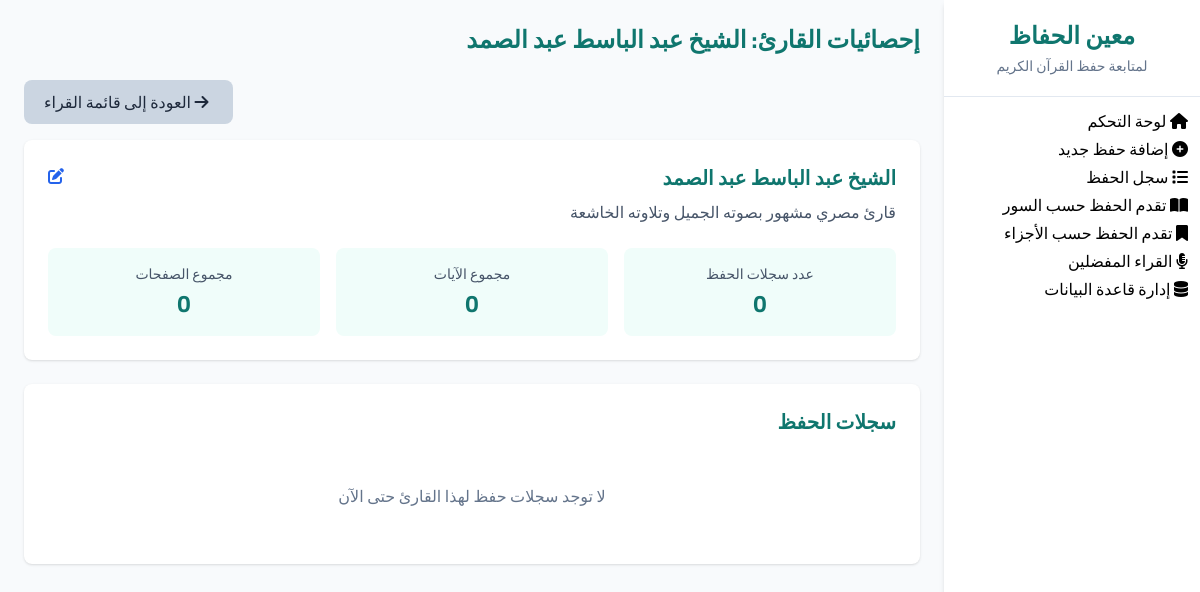
Page /reciter-stats/1 on the committed database.
### tables this page shows
CREATE TABLE reciters (
    id INTEGER PRIMARY KEY AUTOINCREMENT,
    name TEXT NOT NULL,
    info TEXT
);

### app.py (the view)
@app.route('/reciter-stats/<int:id>')
def reciter_stats(id):
    conn = get_db_connection()
    reciter = conn.execute('SELECT * FROM reciters WHERE id = ?', (id,)).fetchone()
    if not reciter:
        flash('القارئ غير موجود', 'error')
        conn.close()
        return redirect(url_for('reciters'))
    memorizations = conn.execute('''
        SELECT m.id, m.date, s.name as surah_name, m.start_verse, m.end_verse,
               (m.end_verse - m.start_verse + 1) as verse_count, m.pages, m.rating
        FROM memorization m
        JOIN surahs s ON m.surah_id = s.id
        WHERE m.reciter = ?
        ORDER BY m.date DESC
    ''', (reciter['name'],)).fetchall()
    total_verses = conn.execute('''
        SELECT SUM(end_verse - start_verse + 1) as total
        FROM memorization
        WHERE reciter = ?
    ''', (reciter['name'],)).fetchone()['total'] or 0
    total_pages = conn.execute('''
        SELECT SUM(pages) as total
        FROM memorization
        WHERE reciter = ?
    ''', (reciter['name'],)).fetchone()['total'] or 0
    surah_distribution = conn.execute('''
        SELECT s.name, COUNT(*) as count, SUM(m.end_verse - m.start_verse + 1) as verses
        FROM memorization m
        JOIN surahs s ON m.surah_id = s.id
        WHERE m.reciter = ?
        GROUP BY s.name
        ORDER BY count DESC
    ''', (reciter['name'],)).fetchall()
    conn.close()
    return render_template('reciter_stats.html',
                           reciter=reciter,
                           memorizations=memorizations,
                           total_verses=total_verses,
                           total_pages=total_pages,
                           surah_distribution=surah_distribution)

### app.py (called while the page is built)
def get_db_connection():
    conn = sqlite3.connect('database.db')
    conn.row_factory = sqlite3.Row
    return conn

### templates/reciter_stats.html (shortened to what this page needs)
{% extends "base.html" %}
{% block page_title %}إحصائيات القارئ: {{ reciter.name }}{% endblock %}
{% block content %}
<div class="flex justify-end mb-4">
    <a href="{{ url_for('reciters') }}" class="px-5 py-2.5 bg-slate-300 text-slate-800 rounded-lg hover:bg-slate-400 transition-all duration-300">
        <i class="fas fa-arrow-right mr-1"></i> العودة إلى قائمة القراء
    </a>
</div>
<div class="bg-white rounded-lg shadow p-6 mb-6">
    <div class="flex items-start justify-between mb-4">
        <div>
            <h3 class="text-xl font-bold text-primary">{{ reciter.name }}</h3>
            {% if reciter.info %}
                <p class="text-slate-600 mt-2">{{ reciter.info }}</p>
            {% endif %}
        </div>
        <a href="{{ url_for('edit_reciter', id=reciter.id) }}" class="text-blue-600 hover:text-blue-800" title="تعديل">
            <i class="fas fa-edit"></i>
        </a>
    </div>
    <div class="grid grid-cols-1 md:grid-cols-3 gap-4 mt-6">
        <div class="bg-teal-50 rounded-lg p-4 text-center">
            <h4 class="text-sm text-slate-600 mb-1">عدد سجلات الحفظ</h4>
            <p class="text-2xl font-bold text-primary">{{ memorizations|length }}</p>
        </div>
        <div class="bg-teal-50 rounded-lg p-4 text-center">
            <h4 class="text-sm text-slate-600 mb-1">مجموع الآيات</h4>
            <p class="text-2xl font-bold text-primary">{{ total_verses }}</p>
        </div>
        <div class="bg-teal-50 rounded-lg p-4 text-center">
            <h4 class="text-sm text-slate-600 mb-1">مجموع الصفحات</h4>
            <p class="text-2xl font-bold text-primary">{{ total_pages }}</p>
        </div>
    </div>
</div>
<div class="bg-white rounded-lg shadow p-6">
    <h3 class="text-xl font-bold text-primary mb-4">سجلات الحفظ</h3>
    {% if memorizations %}
        <div class="overflow-x-auto">
            <table class="min-w-full bg-white">
                <thead class="bg-slate-100">
                    <tr>
                        <th class="py-3 px-4 text-right">التاريخ</th>
                        <th class="py-3 px-4 text-right">السورة</th>
                        <th class="py-3 px-4 text-right">الآيات</th>
                        <th class="py-3 px-4 text-right">عدد الآيات</th>
                        <th class="py-3 px-4 text-right">الصفحات</th>
                        <th class="py-3 px-4 text-right">التقييم</th>
                    </tr>
                </thead>
                <tbody class="divide-y divide-slate-100">
                    {% for memo in memorizations %}
                        <tr class="hover:bg-slate-50">
                            <td class="py-3 px-4">{{ memo.date }}</td>
                            <td class="py-3 px-4">{{ memo.surah_name }}</td>
                            <td class="py-3 px-4">{{ memo.start_verse }} - {{ memo.end_verse }}</td>
                            <td class="py-3 px-4">{{ memo.verse_count }}</td>
                            <td class="py-3 px-4">{{ memo.pages or '-' }}</td>
                            <td class="py-3 px-4">
                                {% if memo.rating == 'متقن' %}
                                    <span class="bg-green-100 text-green-800 px-2 py-1 rounded-full text-xs">متقن</span>
                                {% elif memo.rating == 'متوسط' %}
                                    <span class="bg-yellow-100 text-yellow-800 px-2 py-1 rounded-full text-xs">متوسط</span>
                                {% else %}
                                    <span class="bg-red-100 text-red-800 px-2 py-1 rounded-full text-xs">يحتاج مراجعة</span>
                                {% endif %}
                            </td>
                        </tr>
                    {% endfor %}
                </tbody>
            </table>
        </div>
    {% else %}
        <div class="text-center py-8 text-slate-500">
            <p>لا توجد سجلات حفظ لهذا القارئ حتى الآن</p>
        </div>
    {% endif %}
</div>
{% endblock %}

### templates/base.html (style rules this page uses)
body { font-family: 'Cairo', sans-serif; }

### rows in the picture
reciters: name "الشيخ عبد الباسط عبد الصمد", info "قارئ مصري مشهور بصوته الجميل وتلاوته الخاشعة"

### other values in the picture
{{ memorizations|length }} "0"
{{ total_verses }} "0"
{{ total_pages }} "0"
